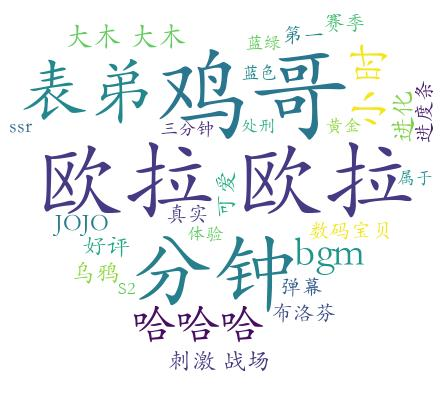

This chart was generated by the following Python code:
import requests
import json
import os
from lxml import etree
import numpy as np 
import jieba
import wordcloud
from PIL import Image


cur_path = os.path.dirname(__file__)
stopwords = ["!", "！", "?", "？", "。", ".", ",", "，", "\\", "/"]
alice_mask = np.array(Image.open("wordcloud.jpg"))

def get_word():
    aid = input("enter the av: ")
    headers = {
        "User-Agent": "Mozilla/5.0 (Windows NT 10.0; Win64; x64) AppleWebKit/537.36 (KHTML, like Gecko) Chrome/75.0.3770.100 Safari/537.36",
    }
    url = "https://api.bilibili.com/x/web-interface/view?aid=" + aid
    response = requests.get(url, headers=headers)
    if response.status_code == 200:
        cid = json.loads(response.content.decode())["data"]["cid"]
        cid_url = "https://comment.bilibili.com/{}.xml".format(cid)

        result = requests.get(cid_url, headers=headers)
        comment_element = etree.HTML(result.content)
        d_list = comment_element.xpath("//d")

        if os.path.exists("./comment.txt"):
            os.remove("./comment.txt")
        with open("./comment.txt", "w", encoding="utf-8") as file:
            for d in d_list:
                file.write(d.xpath("./text()")[0] + "\n")


def chinese_jieba(txt):
    wordlist_jieba = jieba.cut(txt) 
    txt_jieba = " ".join(wordlist_jieba) 
    return txt_jieba

def make_cloud():
    with open('comment.txt', encoding="utf-8") as f:
        txt = f.read()
        txt = chinese_jieba(txt)
        wc = wordcloud.WordCloud(
            font_path = cur_path + 'wc.ttf',
            max_words = 30,
            stopwords = stopwords,
            mask = alice_mask,
            background_color = "white",
        ).generate(txt)
        image = wc.to_file("bilibili.jpg")
        os.system("bilibili.jpg")

def main():
    get_word()
    make_cloud()

if __name__ == '__main__':
    main()
